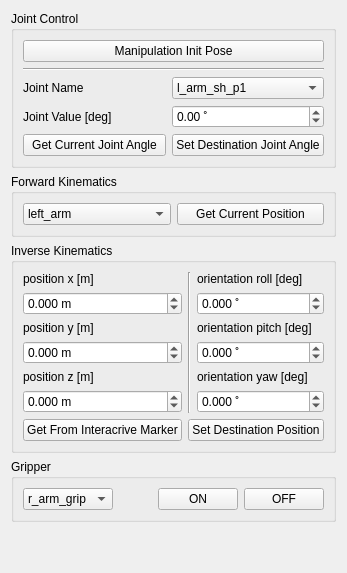
         <widget class="QWidget" name="tab_manipulation_module">
          <property name="enabled">
           <bool>true</bool>
          </property>
          <attribute name="title">
           <string>Manipulation</string>
          </attribute>
          <layout class="QVBoxLayout" name="verticalLayout_4">
           <item>
            <widget class="QGroupBox" name="A_JointControl">
             <property name="enabled">
              <bool>true</bool>
             </property>
             <property name="title">
              <string>Joint Control</string>
             </property>
             <layout class="QGridLayout" name="gridLayout_2">
              <item row="2" column="0">
               <widget class="QLabel" name="label_2">
                <property name="text">
                 <string>Joint Name</string>
                </property>
               </widget>
              </item>
              <item row="2" column="1">
               <widget class="QComboBox" name="joint_combobox">
                <item>
                 <property name="text">
                  <string>l_arm_sh_p1</string>
                 </property>
                </item>
                <item>
                 <property name="text">
                  <string>l_arm_sh_r</string>
                 </property>
                </item>
                <item>
                 <property name="text">
                  <string>l_arm_sh_p2</string>
                 </property>
                </item>
                <item>
                 <property name="text">
                  <string>l_arm_el_y</string>
                 </property>
                </item>
                <item>
                 <property name="text">
                  <string>l_arm_wr_r</string>
                 </property>
                </item>
                <item>
                 <property name="text">
                  <string>l_arm_wr_y</string>
                 </property>
                </item>
                <item>
                 <property name="text">
                  <string>l_arm_wr_p</string>
                 </property>
                </item>
                <item>
                 <property name="text">
                  <string>r_arm_sh_p1</string>
                 </property>
                </item>
                <item>
                 <property name="text">
                  <string>r_arm_sh_r</string>
                 </property>
                </item>
                <item>
                 <property name="text">
                  <string>r_arm_sh_p2</string>
                 </property>
                </item>
                <item>
                 <property name="text">
                  <string>r_arm_el_y</string>
                 </property>
                </item>
                <item>
                 <property name="text">
                  <string>r_arm_wr_r</string>
                 </property>
                </item>
                <item>
                 <property name="text">
                  <string>r_arm_wr_y</string>
                 </property>
                </item>
                <item>
                 <property name="text">
                  <string>r_arm_wr_p</string>
                 </property>
                </item>
               </widget>
              </item>
              <item row="3" column="0">
               <widget class="QLabel" name="label">
                <property name="text">
                 <string>Joint Value [deg]</string>
                </property>
               </widget>
              </item>
              <item row="4" column="1">
               <widget class="QPushButton" name="desjoint_button">
                <property name="text">
                 <string>Set Destination Joint Angle</string>
                </property>
               </widget>
              </item>
              <item row="3" column="1">
               <widget class="QDoubleSpinBox" name="joint_spinbox">
                <property name="suffix">
                 <string> ˚</string>
                </property>
                <property name="minimum">
                 <double>-180.000000000000000</double>
                </property>
                <property name="maximum">
                 <double>180.000000000000000</double>
                </property>
               </widget>
              </item>
              <item row="0" column="0" colspan="2">
               <widget class="QPushButton" name="inipose_button">
                <property name="text">
                 <string>Manipulation Init Pose</string>
                </property>
               </widget>
              </item>
              <item row="4" column="0">
               <widget class="QPushButton" name="currjoint_button">
                <property name="text">
                 <string>Get Current Joint Angle</string>
                </property>
               </widget>
              </item>
              <item row="1" column="0" colspan="2">
               <widget class="Line" name="line_3">
                <property name="orientation">
                 <enum>Qt::Horizontal</enum>
                </property>
               </widget>
              </item>
             </layout>
            </widget>
           </item>
           <item>
            <widget class="QGroupBox" name="B_ForwardKinematics">
             <property name="enabled">
              <bool>true</bool>
             </property>
             <property name="title">
              <string>Forward Kinematics</string>
             </property>
             <layout class="QHBoxLayout" name="horizontalLayout_2">
              <item>
               <widget class="QComboBox" name="group_combobox">
                <property name="enabled">
                 <bool>true</bool>
                </property>
                <property name="editable">
                 <bool>false</bool>
                </property>
                <property name="frame">
                 <bool>true</bool>
                </property>
                <item>
                 <property name="text">
                  <string>left_arm</string>
                 </property>
                </item>
                <item>
                 <property name="text">
                  <string>right_arm</string>
                 </property>
                </item>
                <item>
                 <property name="text">
                  <string>left_arm_with_torso</string>
                 </property>
                </item>
                <item>
                 <property name="text">
                  <string>right_arm_with_torso</string>
                 </property>
                </item>
               </widget>
              </item>
              <item>
               <widget class="QPushButton" name="currpos_button">
                <property name="text">
                 <string>Get Current Position</string>
                </property>
               </widget>
              </item>
             </layout>
            </widget>
           </item>
           <item>
            <widget class="QGroupBox" name="C_InverseKinematics">
             <property name="enabled">
              <bool>true</bool>
             </property>
             <property name="title">
              <string>Inverse Kinematics</string>
             </property>
             <layout class="QGridLayout" name="gridLayout">
              <item row="4" column="2">
               <widget class="QLabel" name="ori_yaw">
                <property name="text">
                 <string>orientation yaw [deg]</string>
                </property>
               </widget>
              </item>
              <item row="4" column="0">
               <widget class="QLabel" name="pos_z">
                <property name="text">
                 <string>position z [m]</string>
                </property>
               </widget>
              </item>
              <item row="1" column="0">
               <widget class="QDoubleSpinBox" name="pos_x_spinbox">
                <property name="suffix">
                 <string> m</string>
                </property>
                <property name="decimals">
                 <number>3</number>
                </property>
                <property name="minimum">
                 <double>-10.000000000000000</double>
                </property>
                <property name="maximum">
                 <double>10.000000000000000</double>
                </property>
                <property name="singleStep">
                 <double>0.010000000000000</double>
                </property>
               </widget>
              </item>
              <item row="3" column="0">
               <widget class="QDoubleSpinBox" name="pos_y_spinbox">
                <property name="suffix">
                 <string> m</string>
                </property>
                <property name="decimals">
                 <number>3</number>
                </property>
                <property name="minimum">
                 <double>-10.000000000000000</double>
                </property>
                <property name="maximum">
                 <double>10.000000000000000</double>
                </property>
                <property name="singleStep">
                 <double>0.010000000000000</double>
                </property>
               </widget>
              </item>
              <item row="2" column="2">
               <widget class="QLabel" name="ori_pitch">
                <property name="text">
                 <string>orientation pitch [deg]</string>
                </property>
               </widget>
              </item>
              <item row="2" column="0">
               <widget class="QLabel" name="pos_y">
                <property name="text">
                 <string>position y [m]</string>
                </property>
               </widget>
              </item>
              <item row="0" column="0">
               <widget class="QLabel" name="pos_x">
                <property name="text">
                 <string>position x [m]</string>
                </property>
               </widget>
              </item>
              <item row="5" column="2">
               <widget class="QDoubleSpinBox" name="ori_yaw_spinbox">
                <property name="suffix">
                 <string> ˚</string>
                </property>
                <property name="decimals">
                 <number>3</number>
                </property>
                <property name="minimum">
                 <double>-360.000000000000000</double>
                </property>
                <property name="maximum">
                 <double>360.000000000000000</double>
                </property>
               </widget>
              </item>
              <item row="5" column="0">
               <widget class="QDoubleSpinBox" name="pos_z_spinbox">
                <property name="suffix">
                 <string> m</string>
                </property>
                <property name="decimals">
                 <number>3</number>
                </property>
                <property name="minimum">
                 <double>-10.000000000000000</double>
                </property>
                <property name="maximum">
                 <double>10.000000000000000</double>
                </property>
                <property name="singleStep">
                 <double>0.010000000000000</double>
                </property>
               </widget>
              </item>
              <item row="3" column="2">
               <widget class="QDoubleSpinBox" name="ori_pitch_spinbox">
                <property name="suffix">
                 <string> ˚</string>
                </property>
                <property name="decimals">
                 <number>3</number>
                </property>
                <property name="minimum">
                 <double>-360.000000000000000</double>
                </property>
                <property name="maximum">
                 <double>360.000000000000000</double>
                </property>
               </widget>
              </item>
              <item row="0" column="2">
               <widget class="QLabel" name="ori_roll">
                <property name="text">
                 <string>orientation roll [deg]</string>
                </property>
               </widget>
              </item>
              <item row="1" column="2">
               <widget class="QDoubleSpinBox" name="ori_roll_spinbox">
                <property name="suffix">
                 <string> ˚</string>
                </property>
                <property name="decimals">
                 <number>3</number>
                </property>
                <property name="minimum">
                 <double>-360.000000000000000</double>
                </property>
                <property name="maximum">
                 <double>360.000000000000000</double>
                </property>
               </widget>
              </item>
              <item row="0" column="1" rowspan="6">
               <widget class="Line" name="line_2">
                <property name="orientation">
                 <enum>Qt::Vertical</enum>
                </property>
               </widget>
              </item>
              <item row="12" column="1" colspan="2">
               <widget class="QPushButton" name="despos_button">
                <property name="text">
                 <string>Set Destination Position</string>
                </property>
               </widget>
              </item>
              <item row="12" column="0">
               <widget class="QPushButton" name="get_despos_button">
                <property name="text">
                 <string>Get From Interacrive Marker</string>
                </property>
               </widget>
              </item>
             </layout>
            </widget>
           </item>
           <item>
            <widget class="QGroupBox" name="D_Gripper">
             <property name="enabled">
              <bool>true</bool>
             </property>
             <property name="title">
              <string>Gripper</string>
             </property>
             <layout class="QHBoxLayout" name="horizontalLayout_5">
              <item>
               <widget class="QComboBox" name="gripper_comboBox">
                <item>
                 <property name="text">
                  <string>r_arm_grip</string>
                 </property>
                </item>
                <item>
                 <property name="text">
                  <string>l_arm_grip</string>
                 </property>
                </item>
               </widget>
              </item>
              <item>
               <widget class="QLabel" name="label_9">
                <property name="text">
                 <string/>
                </property>
               </widget>
              </item>
              <item>
               <widget class="QPushButton" name="button_grip_on">
                <property name="text">
                 <string>ON</string>
                </property>
               </widget>
              </item>
              <item>
               <widget class="QPushButton" name="button_grip_off">
                <property name="text">
                 <string>OFF</string>
                </property>
               </widget>
              </item>
             </layout>
            </widget>
           </item>
           <item>
            <spacer name="verticalSpacer_6">
             <property name="orientation">
              <enum>Qt::Vertical</enum>
             </property>
             <property name="sizeHint" stdset="0">
              <size>
               <width>20</width>
               <height>40</height>
              </size>
             </property>
            </spacer>
           </item>
          </layout>
         </widget>
